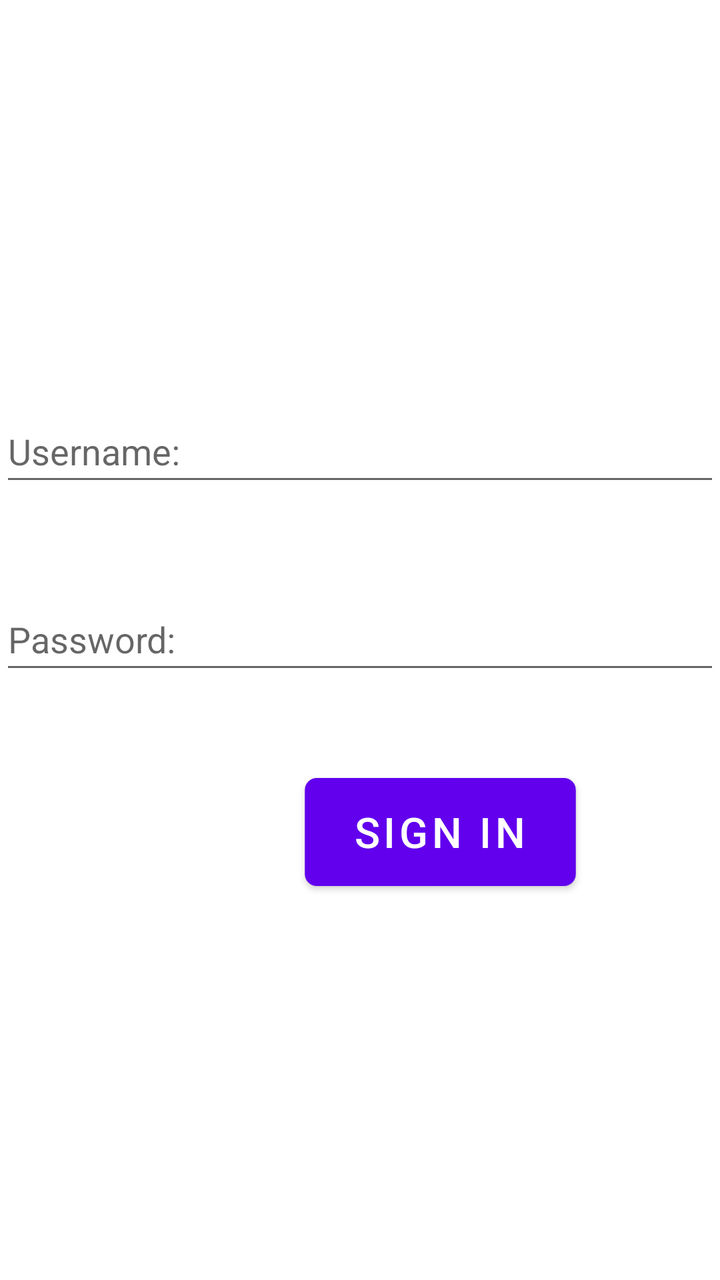
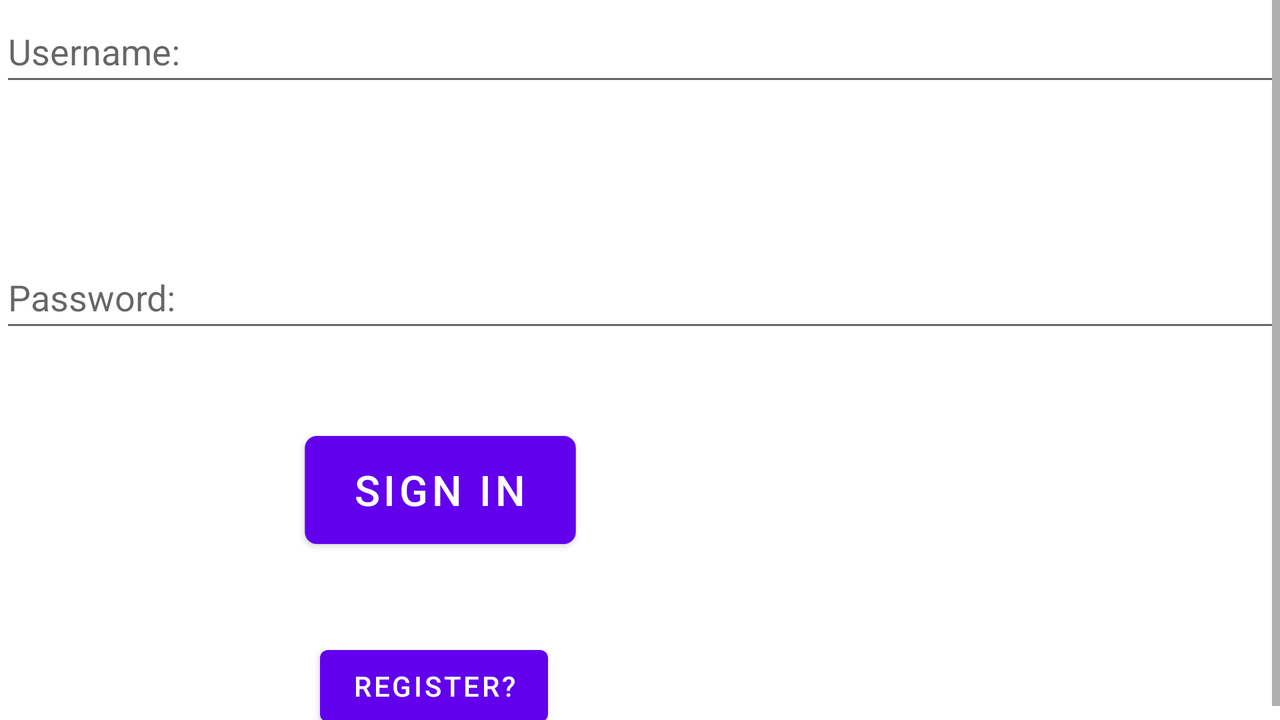

Two renders of one Android screen. The first uses the default layout on a phone; the second uses the alternative layout the repository ships for a different screen configuration, on a matching device. The two XML files are below.
<!-- AndroidManifest.xml: application theme Theme.MyApplicationAS3 -->
<!-- res/layout/activity_signingin_layout.xml -->
<?xml version="1.0" encoding="utf-8"?>
<RelativeLayout xmlns:android="http://schemas.android.com/apk/res/android"
    xmlns:app="http://schemas.android.com/apk/res-auto"
    xmlns:tools="http://schemas.android.com/tools"
    android:layout_width="match_parent"
    android:layout_height="match_parent"
    tools:context=".LoginPage">

    <EditText
        android:id="@+id/SignIn_userName"
        android:layout_width="match_parent"
        android:layout_height="wrap_content"
        android:layout_marginTop="200dp"
        android:hint="Username:"
        android:minHeight="48dp" />

    <EditText
        android:id="@+id/SignIn_Password"
        android:layout_width="match_parent"
        android:layout_height="wrap_content"
        android:layout_below="@id/SignIn_userName"
        android:layout_marginTop="46dp"
        android:hint="Password:"
        android:minHeight="48dp"
        tools:ignore="NotSibling" />

    <Button
        android:id="@+id/SignIn_SignIn_button"
        android:layout_width="wrap_content"
        android:layout_height="wrap_content"
        android:layout_below="@id/SignIn_Password"
        android:layout_marginLeft="175dp"
        android:layout_marginTop="50dp"
        android:scaleX="1.5"
        android:scaleY="1.5"
        android:text="Sign In" />

</RelativeLayout>
<!-- resources referenced by this layout -->
<resources>
  <style name="Theme.MyApplicationAS3" parent="Theme.MaterialComponents.DayNight.DarkActionBar">
          
          <item name="colorPrimary">@color/purple_500</item>
          <item name="colorPrimaryVariant">@color/purple_700</item>
          <item name="colorOnPrimary">@color/white</item>
          
          <item name="colorSecondary">@color/teal_200</item>
          <item name="colorSecondaryVariant">@color/teal_700</item>
          <item name="colorOnSecondary">@color/black</item>
          
          <item name="android:statusBarColor" tools:targetApi="l">?attr/colorPrimaryVariant</item>
          
      </style>
</resources>
<!-- res/layout-land/activity_signingin_layout.xml (the repository's variant of the layout above) -->
<!-- drawn on the phone turned sideways -->
<?xml version="1.0" encoding="utf-8"?>
<RelativeLayout xmlns:android="http://schemas.android.com/apk/res/android"
    xmlns:app="http://schemas.android.com/apk/res-auto"
    xmlns:tools="http://schemas.android.com/tools"
    android:layout_width="match_parent"
    android:layout_height="match_parent"
    tools:context=".LoginPage">

    <ScrollView
        android:layout_width="match_parent"
        android:layout_height="match_parent">

        <LinearLayout
            android:layout_width="match_parent"
            android:layout_height="wrap_content"
            android:orientation="vertical">

            <EditText
                android:id="@+id/SignIn_userName"
                android:layout_width="match_parent"
                android:layout_height="wrap_content"
                android:layout_marginTop="0dp"
                android:hint="Username:"
                android:minHeight="48dp" />

            <EditText
                android:id="@+id/SignIn_Password"
                android:layout_width="match_parent"
                android:layout_height="wrap_content"
                android:layout_marginTop="75dp"
                android:hint="Password:"
                android:minHeight="48dp"
                tools:ignore="NotSibling" />

            <Button
                android:id="@+id/SignIn_SignIn_button"
                android:layout_width="wrap_content"
                android:layout_height="wrap_content"
                android:layout_marginLeft="175dp"
                android:layout_marginTop="50dp"
                android:scaleX="1.5"
                android:scaleY="1.5"
                android:text="Sign In" />

            <Button
                android:id="@+id/LoginPageRegister"
                android:layout_width="wrap_content"
                android:layout_height="wrap_content"
                android:layout_marginLeft="160dp"
                android:layout_marginTop="50dp"
                android:text="Register?" />
        </LinearLayout>
    </ScrollView>

</RelativeLayout>
